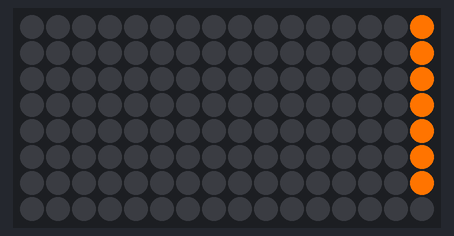
Recording of a sketch running on a simulated ESP8266 (NodeMCU). Parts: 16×8 RGB LED matrix (first LED top left, wired row by row). WiFi joins after 1.5 s; servers stay silent unless stated; what the sketch prints to the serial monitor is not drawn.

Above: at 1.88 s.
At 6.47 s:
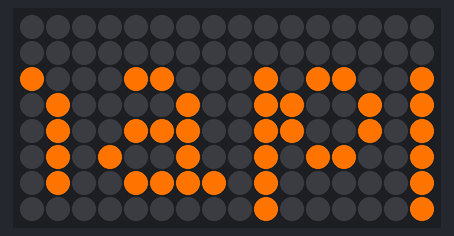
At 11.3 s:
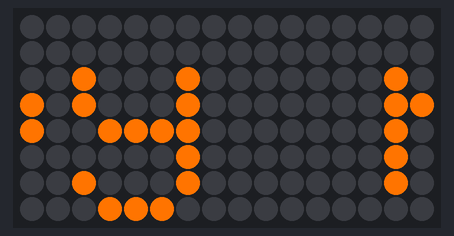
At 20.72 s:
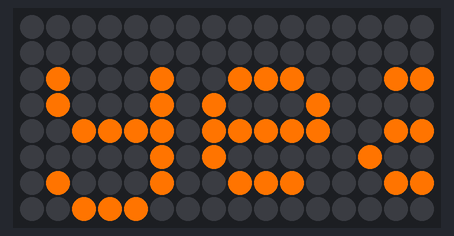
At 31.67 s:
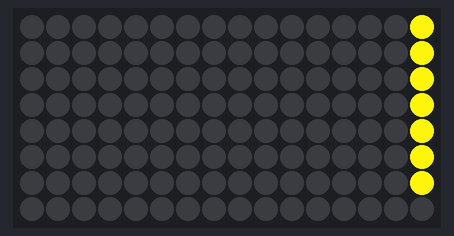
At 39.82 s:
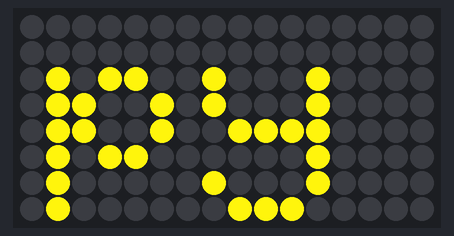

The sketch:

Text_Scrolling_Static.ino
```cpp
// Arduino OTA stuff
#include <ESP8266WiFi.h>
#include <ESP8266mDNS.h>
#include <WiFiUdp.h>
#include <ArduinoOTA.h>

// Get configuration values
#include "config.h"
const char* ssid = STASSID;
const char* password = STAPSK;
const char* host = "OTA-RGB-LED-LightBoard";

// NeoMatrix stuff
#include <Adafruit_NeoMatrix.h>

// Change these to fit your setup
#define PIN D3
#define WIDTH 16
#define HEIGHT 8

// Array initialization
Adafruit_NeoMatrix Matrix = Adafruit_NeoMatrix(
  WIDTH, HEIGHT,
  PIN,
  NEO_MATRIX_BOTTOM + NEO_MATRIX_RIGHT +
  NEO_MATRIX_ROWS   + NEO_MATRIX_ZIGZAG,
  NEO_GRB           + NEO_KHZ800
  );

// Text setup 1
// const int scroll_speed = 500;
// const char text[] = "happy hour";
// const int scroll_width = -65;
// const int color_count = 5;
// const uint16_t colors[] = {
//   Matrix.Color(255,186,21),
//   Matrix.Color(249,251,79),
//   Matrix.Color(19,249,246),
//   Matrix.Color(64,166,250),
//   Matrix.Color(240,61,248)
//  };

 // Text setup 2
const int scroll_speed = 250;
const char text[] = "happy new year";
const int scroll_width = -100;
const int color_count = 5;
const uint16_t colors[] = {
  Matrix.Color(255,186,21),
  Matrix.Color(249,251,79),
  Matrix.Color(19,249,246),
  Matrix.Color(64,166,250),
  Matrix.Color(240,61,248)
 };

// Some initial variable instantiations
int x = Matrix.width();
int pass = 0;

void setup() {
  // Get WiFi up and going for OTA purposes
  Serial.begin(115200);
  Serial.println("Booting");
  WiFi.mode(WIFI_STA);
  WiFi.begin(ssid, password);
  while (WiFi.waitForConnectResult() != WL_CONNECTED) {
    WiFi.begin(ssid, password);
    Serial.println("Retrying connection...");
  }
  ArduinoOTA.setHostname(host);
  ArduinoOTA.begin();

  Matrix.begin();
  Matrix.setTextWrap(false);
  Matrix.setBrightness(255);
  Matrix.setTextColor(colors[0]);
}

void loop() {
  ArduinoOTA.handle();
  Matrix.fillScreen(0);
  Matrix.setCursor(x, 0);
  Matrix.print(text);
  if(--x < scroll_width){
    x = Matrix.width();
    if(++pass >= color_count){
      pass = 0;
    }
    Matrix.setTextColor(colors[pass]);
  }
  Matrix.show();
  delay(scroll_speed);
}
```

config_template.h
```cpp
// After adding in your WiFi credentials below, rename
// this file from "config_template.h" to "config.h"
#define STASSID "Enter your WiFi SSID here."
#define STAPSK "Enter your WiFi password here."
```
